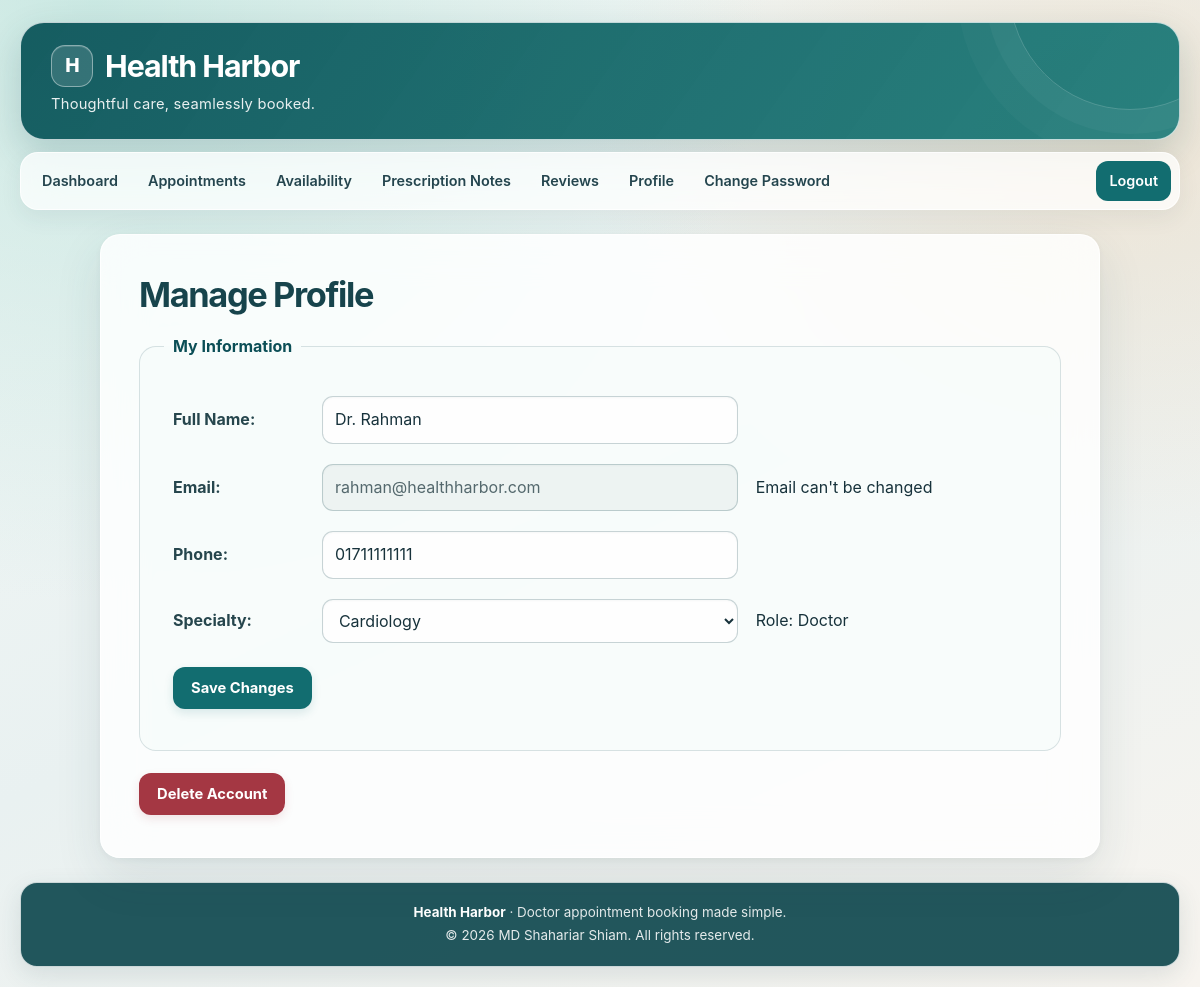
Page /View/profile.php (signed in) on the committed database.
### tables this page shows
CREATE TABLE IF NOT EXISTS users (
    id        INT AUTO_INCREMENT PRIMARY KEY,
    name      VARCHAR(100) NOT NULL,
    email     VARCHAR(100) NOT NULL UNIQUE,
    password  VARCHAR(255) NOT NULL,
    phone     VARCHAR(20),
    role      ENUM('patient','doctor','admin') NOT NULL DEFAULT 'patient',
    specialty VARCHAR(100) DEFAULT NULL,
    status    VARCHAR(20) NOT NULL DEFAULT 'pending'
);

CREATE TABLE IF NOT EXISTS specialties (
    id   INT AUTO_INCREMENT PRIMARY KEY,
    name VARCHAR(100) NOT NULL UNIQUE
);

### Controller/ProfileController.php (called while the page is built, shortened)
<?php
include "../Model/db.php";
$uid        = (int)$_SESSION["user_id"];
$database   = new db();
$connection = $database->connection();
$user = $database->getUserById($connection, $uid)->fetch_assoc();
$specialties = $_SESSION["role"] === "doctor" ? $database->getSpecialties($connection) : false;
?>

### Model/db.php (called while the page is built, shortened)
<?php
class db {
    function getUserById($connection, $id) {
        $id = (int)$id;
        return $connection->query("SELECT * FROM users WHERE id = ".$id);
    }
    function getSpecialties($connection) {
        return $connection->query("SELECT id, name FROM specialties ORDER BY name");
    }
}
?>

### View/profile.php (the view, shortened to what this page needs)
<?php
include "../Controller/ProfileController.php";
?>
<!DOCTYPE html>
<html lang="en-US">
<head>
    <link rel="stylesheet" href="../Design/Style.css">
</head>
<body>
    <div class="header">
        <h2>Health Harbor</h2>
        <p>Thoughtful care, seamlessly booked.</p>
    </div>
    <?php include "nav.php"; ?>
    <div class="container">
        <h1>Manage Profile</h1>
        <form method="post" action="" onsubmit="return validateProfile()">
            <fieldset>
                <legend>My Information</legend>
                <table>
                    <tr>
                        <td><label for="pname">Full Name:</label></td>
                        <td><input type="text" id="pname" name="pname" value="<?php echo htmlspecialchars($user["name"]); ?>"></td>
                        <td><p class="error" id="pnameError"></p></td>
                    </tr>
                    <tr>
                        <td><label>Email:</label></td>
                        <td><input type="text" value="<?php echo htmlspecialchars($user["email"]); ?>" readonly></td>
                        <td><span class="appt-meta">Email can't be changed</span></td>
                    </tr>
                    <tr>
                        <td><label for="pphone">Phone:</label></td>
                        <td><input type="text" id="pphone" name="pphone" value="<?php echo htmlspecialchars($user["phone"] ?? ""); ?>"></td>
                        <td></td>
                    </tr>
                    <?php if ($user["role"] === "doctor"): ?>
                        <tr>
                            <td><label for="pspecialty">Specialty:</label></td>
                            <td>
                                <select id="pspecialty" name="pspecialty">
                                    <?php if ($specialties) while ($specialtyOption = $specialties->fetch_assoc()): ?>
                                        <option value="<?php echo htmlspecialchars($specialtyOption["name"]); ?>" <?php echo $user["specialty"] === $specialtyOption["name"] ? "selected" : ""; ?>>
                                            <?php echo htmlspecialchars($specialtyOption["name"]); ?>
                                        </option>
                                    <?php endwhile; ?>
                                </select>
                            </td>
                            <td><span class="appt-meta">Role: Doctor</span></td>
                        </tr>
                    <?php endif; ?>
                    <tr>
                        <td colspan="3">
                            <input class="btn" type="submit" value="Save Changes">
                        </td>
                    </tr>
                </table>
            </fieldset>
        </form>
        <?php if ($user["role"] !== "admin"): ?>
            <form method="post" action="../Controller/ProfileController.php" onsubmit="return confirm('Delete your account permanently? This cannot be undone.')">
                <button class="btn btn-danger" type="submit">Delete Account</button>
            </form>
        <?php endif; ?>
    </div>
    <?php include "footer.php"; ?>
</body>
</html>

### Design/Style.css (style rules this page uses)
:root { color-scheme: light; --ink: #17323b; --muted: #49616a; --brand: #126d70; --brand-deep: #0b4e56; --brand-soft: #dcefee; --accent: #d18a52; --danger: #a43743; --line: rgba(59, 102, 109, .18); --surface: rgba(255, 255, 255, .83); --surface-strong: #fff; --shadow: 0 18px 48px rgba(36, 75, 82, .11), 0 2px 8px rgba(36, 75, 82, .05); --radius: 20px; }
* { box-sizing: border-box; }
html { min-height: 100%; scroll-behavior: smooth; }
body { min-height: 100vh; margin: 0; display: flex; flex-direction: column; color: var(--ink); background: radial-gradient(ellipse at 8% 0%, rgba(177, 223, 215, .62), transparent 42rem), radial-gradient(ellipse at 94% 14%, rgba(241, 218, 191, .55), transparent 34rem), linear-gradient(155deg, #f4f8f6 0%, #e9f1f1 52%, #f7f4ef 100%); font-family: -apple-system, BlinkMacSystemFont, "Segoe UI", sans-serif; font-size: 16px; line-height: 1.6; }
button, input, select, textarea { font: inherit; }
button, input[type=submit] { -webkit-appearance: none; appearance: none; }
.header { position: relative; margin: 22px auto 12px; width: min(1180px, calc(100% - 40px)); padding: 22px 30px; overflow: hidden; border: 1px solid rgba(255,255,255,.72); border-radius: 24px; background: linear-gradient(125deg, rgba(14, 86, 91, .96), rgba(21, 119, 117, .91)); color: #fff; text-align: left; box-shadow: 0 14px 36px rgba(14, 74, 79, .19); }
.header::after { content: ""; position: absolute; width: 240px; height: 240px; right: -72px; top: -155px; border: 1px solid rgba(255,255,255,.19); border-radius: 50%; box-shadow: 0 0 0 24px rgba(255,255,255,.035), 0 0 0 52px rgba(255,255,255,.025); pointer-events: none; }
.header h2 { display: flex; align-items: center; gap: 12px; margin: 0; color: #fff; font-size: clamp(1.45rem, 3vw, 1.9rem); font-weight: 720; letter-spacing: -.035em; line-height: 1.2; }
.header h2::before { content: "H"; display: inline-grid; place-items: center; width: 40px; height: 40px; flex: 0 0 40px; border: 1px solid rgba(255,255,255,.42); border-radius: 14px; background: rgba(255,255,255,.13); color: #fff; font-size: 1.2rem; font-weight: 780; letter-spacing: -.04em; box-shadow: inset 0 1px 0 rgba(255,255,255,.15); }
.header p { margin: 6px 0 0; color: rgba(255,255,255,.9); font-size: .92rem; letter-spacing: .015em; }
.container { flex: 0 0 auto; width: min(1000px, calc(100% - 40px)); margin: 24px auto; padding: clamp(22px, 4vw, 38px); border: 1px solid rgba(255,255,255,.84); border-radius: var(--radius); background: var(--surface); box-shadow: var(--shadow); -webkit-backdrop-filter: blur(22px) saturate(140%); backdrop-filter: blur(22px) saturate(140%); }
h1, h2, h3 { color: #17444c; line-height: 1.25; }
h1 { margin: 0 0 18px; font-size: clamp(1.65rem, 4vw, 2.15rem); font-weight: 710; letter-spacing: -.04em; }
fieldset { min-width: 0; margin: 18px 0; padding: clamp(16px, 3vw, 24px); border: 1px solid var(--line); border-radius: 17px; background: rgba(247, 251, 250, .78); }
legend { padding: 0 9px; color: var(--brand-deep); font-weight: 700; }
label { color: #26464d; font-weight: 650; }
table:not(.data) { width: 100%; border-collapse: separate; border-spacing: 0 6px; }
table:not(.data) td { padding: 7px 9px; vertical-align: middle; }
input[type=text], input[type=email], input[type=password], input[type=date], input[type=time], input[type=number], select, textarea { width: 100%; min-height: 44px; padding: 10px 12px; border: 1px solid rgba(54, 99, 105, .28); border-radius: 11px; outline: none; background: rgba(255,255,255,.92); color: var(--ink); box-shadow: inset 0 1px 2px rgba(24,59,63,.035); transition: border-color .18s ease, box-shadow .18s ease, background-color .18s ease; }
input[readonly] { color: #54686d; background: #edf3f2; }
.btn { display: inline-flex; align-items: center; justify-content: center; min-height: 42px; margin: 4px 5px 4px 0; padding: 9px 17px; border: 1px solid transparent; border-radius: 12px; background: var(--brand); color: #fff; cursor: pointer; font-size: .92rem; font-weight: 680; line-height: 1.25; text-decoration: none; box-shadow: 0 4px 10px rgba(18,109,112,.14); transition: transform .18s ease, background-color .18s ease, box-shadow .18s ease; }
.btn-danger { background: var(--danger); box-shadow: 0 4px 10px rgba(164,55,67,.13); }

### rows in the picture
users: pname "Dr. Rahman", email "rahman@healthharbor.com", pphone "01711111111", pspecialty "Cardiology"
